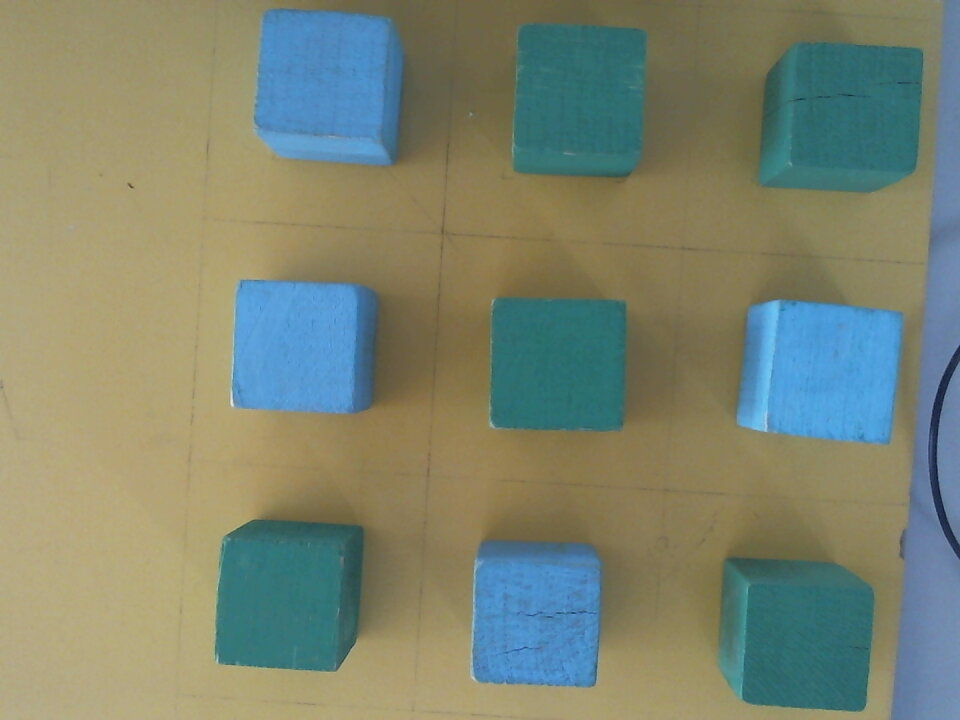
#> input picture OpenCV/Cube.jpg, 960 x 720 px, found by its file name
$ python thresholding.py
#> lines starting #> are read from the running program, lines starting #| are printed output that depends on the picture; after the words box and inside, x2 and y2 are one past the last pixel; in counts of white or black regions, pixels touching at a corner belong together


import cv2
import numpy as np
from matplotlib import pyplot as plt

img = cv2.imread('cube.jpg',0)
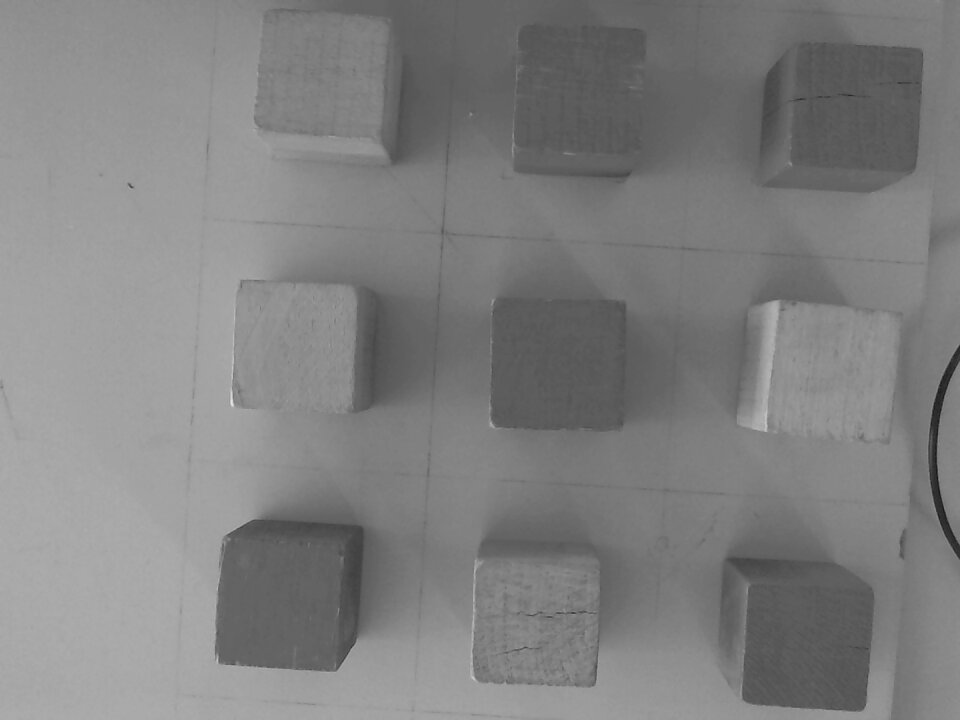
#> img: shape (720, 960); min 20, max 229, mean 128.1

plt.imshow(img)

#
ret,th1 = cv2.threshold(img,50,255,cv2.THRESH_BINARY)
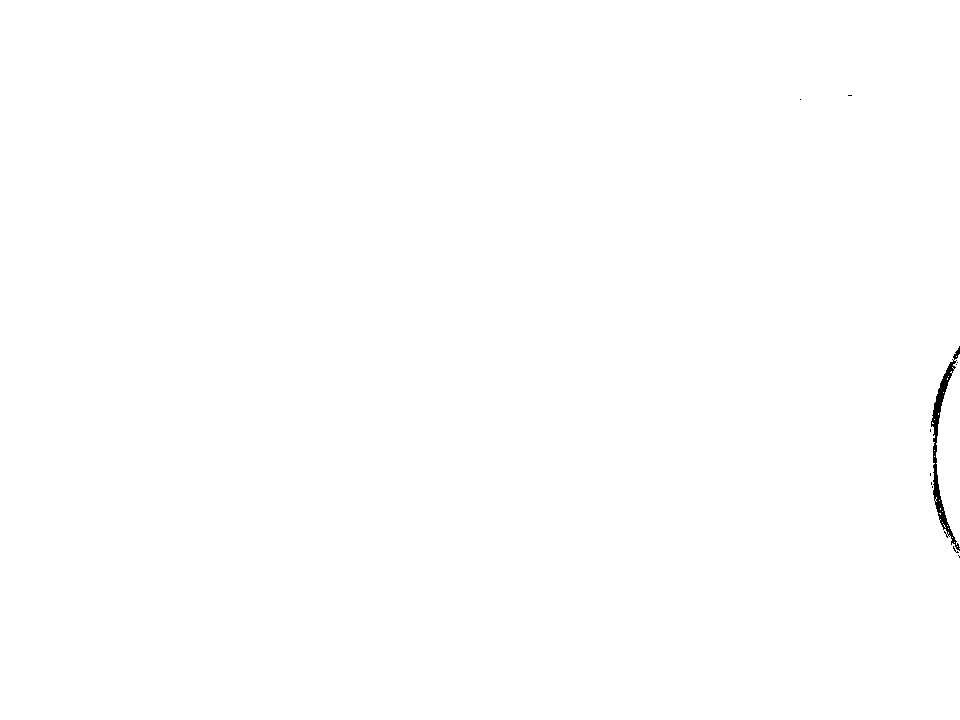
#> th1: shape (720, 960); 99.8% white; 11 black regions (10 under 20 px), largest, box (x1, y1, x2, y2) and area: (931, 346, 960, 551) 1103
#
th2 = cv2.adaptiveThreshold(img,255,cv2.ADAPTIVE_THRESH_MEAN_C,\
            cv2.THRESH_BINARY,11,2)
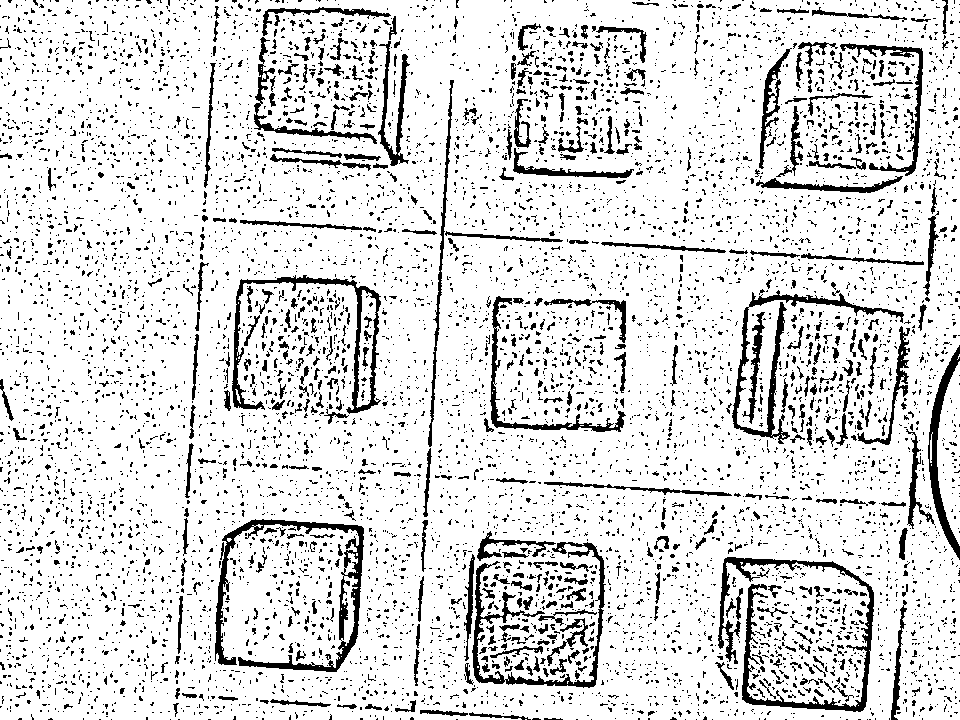
#> th2: shape (720, 960); 86.4% white; 7805 black regions (7171 under 20 px), largest, box (x1, y1, x2, y2) and area: (718, 557, 874, 712) 3803, (215, 519, 364, 672) 3786, (232, 275, 381, 414) 2557
#
th3 = cv2.adaptiveThreshold(img,255,cv2.ADAPTIVE_THRESH_GAUSSIAN_C,\
            cv2.THRESH_BINARY,11,2)
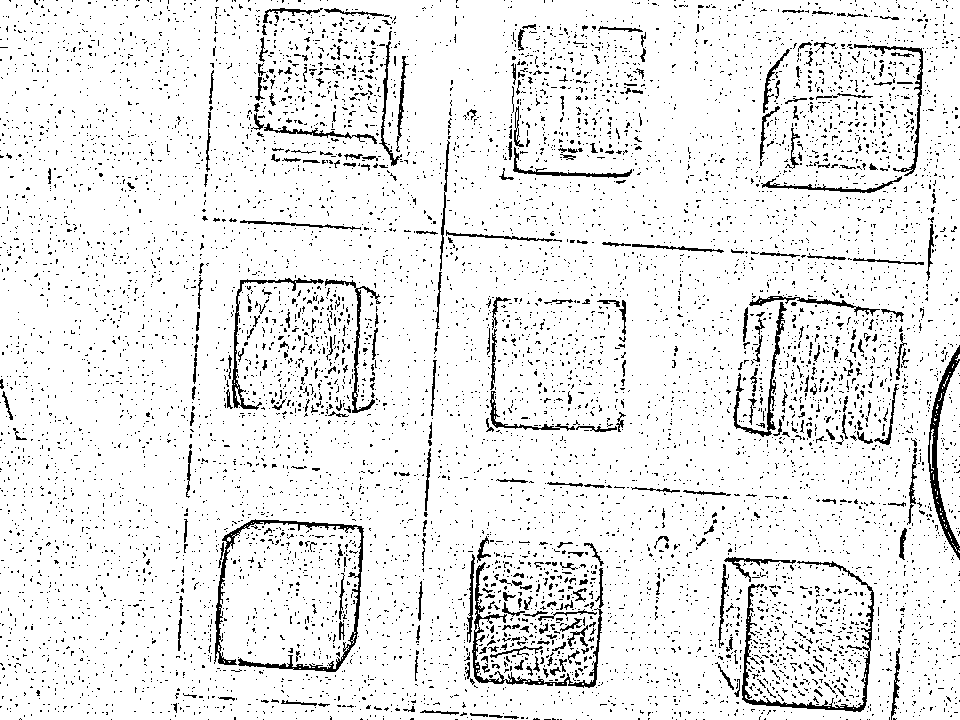
#> th3: shape (720, 960); 91.9% white; black in thin lines or dots
#
ret4,th4 = cv2.threshold(img,0,255,cv2.THRESH_BINARY+cv2.THRESH_OTSU)
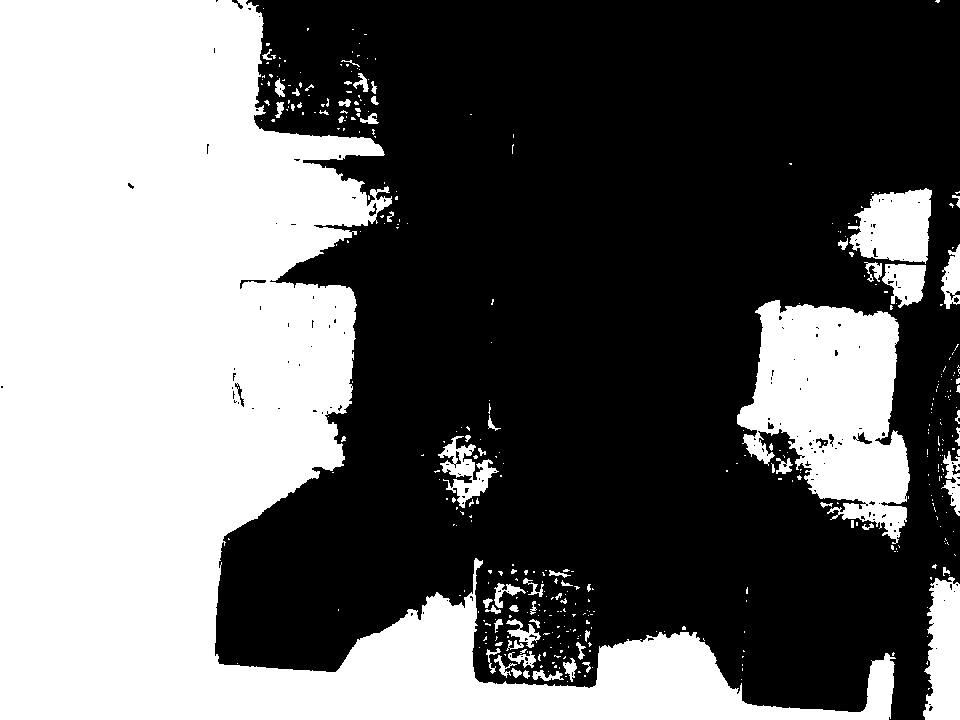
#> th4: shape (720, 960); 42.2% white; 402 white regions (333 under 20 px), largest, box (x1, y1, x2, y2) and area: (0, 0, 896, 720) 246921, (737, 300, 910, 544) 25870, (848, 188, 932, 264) 4613
#> ret4 = 131
#

titles = ['type1: Global Thresholding', 'type2: Adaptive Mean Thresholding',
          'type3: Adaptive Gaussian Thresholding','type4: OTSU']

images = [th1, th2, th3, th4]
for i in range(4):
    plt.subplot(2,2,i+1),plt.imshow(images[i],'gray')
    plt.title(titles[i])
    plt.xticks([]),plt.yticks([])
plt.show()
